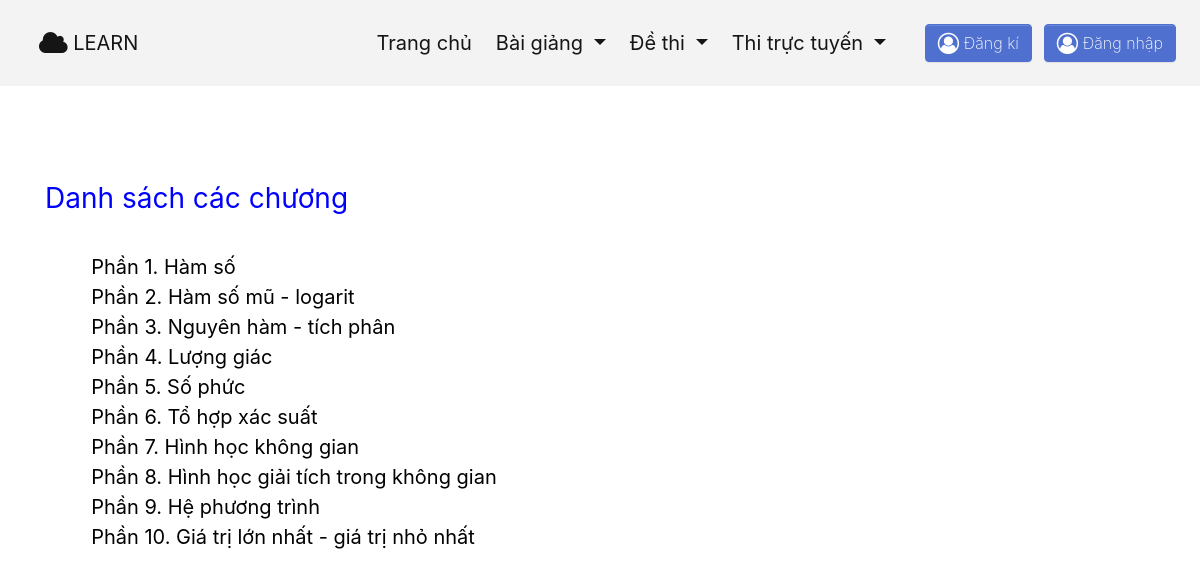
/user/videos.php?subject_id=1, run on the app's committed database.
### tables this page shows
CREATE TABLE parts(
part_id INT(25) NOT NULL primary key,
part_name NVARCHAR(255) NOT NULL,
subject_id INT(25) NOT NULL,
CONSTRAINT fk_parts_subjects FOREIGN KEY(subject_id) REFERENCES subjects(subject_id) ON UPDATE CASCADE
);

### user/function.php (called while the page is built, shortened)
<?php
function videopartlist(){
	require '../connect.php';
	$subjectID = $_GET['subject_id'];
	$kq = mysqli_query($conn,"SELECT * FROM parts WHERE subject_id = '$subjectID'");
	return $kq;
}
?>

### user/videos.php (the view, shortened to what this page needs)
<?php
require'header.php';
?>
<html>
<head>
  <link rel="stylesheet" href="https://cdnjs.cloudflare.com/ajax/libs/font-awesome/4.7.0/css/font-awesome.min.css" type="text/css">
  <link rel="stylesheet" href="css/theme.css" type="text/css">
</head>
<body>
  <div class="container">
      <div class="row">
        <div class="col-md-7 text-md-left text-center align-self-center my-5" >
		  	 &nbsp;&nbsp <h3 style = "color: blue"><b> Danh sách các chương </b></h3>
		<?php
		require_once 'function.php';
		$list = videopartlist();?>
	  <?php foreach ($list as $it){ ?>
	<tr type = "none">
	<br>
	&nbsp;&nbsp;&nbsp;&nbsp;&nbsp;&nbsp;&nbsp;&nbsp;&nbsp;<td><span style="font-size: 20px"> <b><a href = "videolist.php?subject_id=<?php echo $it['subject_id'];?> &part_name=<?php echo $it['part_name'];?> &part_id=<?php echo $it['part_id'];?>" style = "color: black"><?php echo $it['part_name'];?></a></b></span></td>
	<?php } ?>
	</tr>
        </div>
      </div>
  </div>
</body>
</html>

### data on the page
parts: part_name "Phần 1. Hàm số"
parts: part_name "Phần 2. Hàm số mũ - logarit"
parts: part_name "Phần 3. Nguyên hàm - tích phân"
parts: part_name "Phần 4. Lượng giác"
parts: part_name "Phần 5. Số phức"
parts: part_name "Phần 6. Tổ hợp xác suất"
parts: part_name "Phần 7. Hình học không gian"
parts: part_name "Phần 8. Hình học giải tích trong không gian"
parts: part_name "Phần 9. Hệ phương trình"
parts: part_name "Phần 10. Giá trị lớn nhất - giá trị nhỏ nhất"
